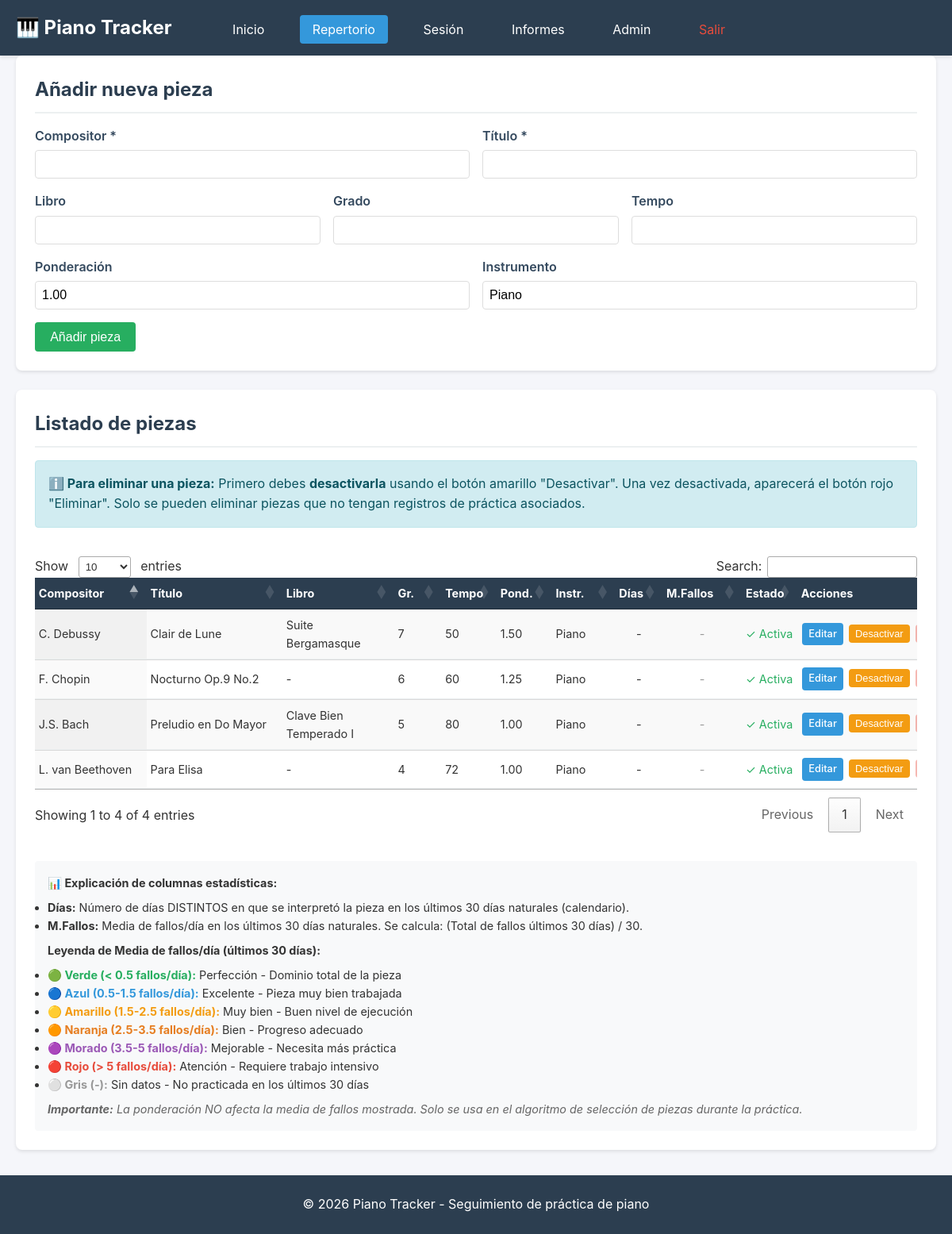
/repertorio.php (signed in), run on the app's committed database.
### tables this page shows
CREATE TABLE IF NOT EXISTS piezas (
    id INT AUTO_INCREMENT PRIMARY KEY,
    compositor VARCHAR(200) NOT NULL,
    titulo VARCHAR(300) NOT NULL,
    libro VARCHAR(200),
    grado INT,
    tempo INT,
    ponderacion DECIMAL(5,2) DEFAULT 1.00,
    instrumento VARCHAR(50) DEFAULT 'Piano',
    fecha_creacion TIMESTAMP DEFAULT CURRENT_TIMESTAMP,
    activa BOOLEAN DEFAULT TRUE,
    INDEX idx_activa (activa)
);

### repertorio.php (the view, shortened to what this page needs)
<?php
$db = getDB();
$piezaEditar = null;
$fechaLimite = date('Y-m-d', strtotime('-30 days'));
$stmt = $db->prepare("
    SELECT
        p.*,
        COALESCE(f_stats.total_fallos_30d, 0) as total_fallos_30d,
        COALESCE(f_stats.dias_practicados_30d, 0) as dias_practicados_30d,
        f_stats.media_fallos_dia
    FROM piezas p
    LEFT JOIN (
        SELECT
            f.pieza_id,
            COUNT(DISTINCT DATE(f.fecha_registro)) as dias_practicados_30d,
            SUM(f.cantidad) as total_fallos_30d,
            -- Media: total fallos / días PRACTICADOS (no 30)
            ROUND(
                SUM(f.cantidad) / NULLIF(COUNT(DISTINCT DATE(f.fecha_registro)), 0),
            2) as media_fallos_dia
        FROM fallos f
        WHERE f.fecha_registro >= :fecha_limite
        GROUP BY f.pieza_id
    ) as f_stats ON p.id = f_stats.pieza_id
    ORDER BY p.compositor, p.titulo
");
$stmt->execute([':fecha_limite' => $fechaLimite]);
$piezas = $stmt->fetchAll();
include 'includes/header.php';
?>
<link rel="stylesheet" href="https://cdn.datatables.net/1.13.7/css/jquery.dataTables.min.css">
<link rel="stylesheet" href="https://cdn.datatables.net/1.13.7/css/dataTables.bootstrap4.min.css">
<div class="card">
    <h2><?php echo $piezaEditar ? 'Editar pieza' : 'Añadir nueva pieza'; ?></h2>
    <form method="POST" action="">
        <div class="form-inline">
            <div class="form-group">
                <label for="compositor">Compositor *</label>
                <input type="text" id="compositor" name="compositor" required
                       value="<?php echo htmlspecialchars($piezaEditar['compositor'] ?? ''); ?>">
            </div>
            <div class="form-group">
                <label for="titulo">Título *</label>
                <input type="text" id="titulo" name="titulo" required
                       value="<?php echo htmlspecialchars($piezaEditar['titulo'] ?? ''); ?>">
            </div>
        </div>
        <div class="form-inline">
            <div class="form-group">
                <label for="libro">Libro</label>
                <input type="text" id="libro" name="libro"
                       value="<?php echo htmlspecialchars($piezaEditar['libro'] ?? ''); ?>">
            </div>
            <div class="form-group">
                <label for="grado">Grado</label>
                <input type="number" id="grado" name="grado" min="1" max="10"
                       value="<?php echo htmlspecialchars($piezaEditar['grado'] ?? ''); ?>">
            </div>
            <div class="form-group">
                <label for="tempo">Tempo</label>
                <input type="number" id="tempo" name="tempo" min="1" max="300"
                       value="<?php echo htmlspecialchars($piezaEditar['tempo'] ?? ''); ?>">
            </div>
        </div>
        <div class="form-inline">
            <div class="form-group">
                <label for="ponderacion">Ponderación</label>
                <input type="number" id="ponderacion" name="ponderacion" step="0.01" min="0.01" max="10"
                       value="<?php echo htmlspecialchars($piezaEditar['ponderacion'] ?? '1.00'); ?>">
            </div>
            <div class="form-group">
                <label for="instrumento">Instrumento</label>
                <input type="text" id="instrumento" name="instrumento"
                       value="<?php echo htmlspecialchars($piezaEditar['instrumento'] ?? 'Piano'); ?>">
            </div>
        </div>
        <button type="submit" class="btn btn-success">
            <?php echo $piezaEditar ? 'Actualizar pieza' : 'Añadir pieza'; ?>
        </button>
    </form>
</div>
<div class="card">
    <h2>Listado de piezas</h2>
    <div class="alert alert-info" style="margin-bottom: 1rem;">
        <strong>ℹ️ Para eliminar una pieza:</strong> Primero debes <strong>desactivarla</strong> usando el botón amarillo "Desactivar". Una vez desactivada, aparecerá el botón rojo "Eliminar". Solo se pueden eliminar piezas que no tengan registros de práctica asociados.
    </div>
    <?php if (empty($piezas)): ?>
        <p>No hay piezas en el repertorio. Añade tu primera pieza usando el formulario anterior.</p>
    <?php else: ?>
        <div class="table-wrapper">
            <table id="tablaPiezas" class="display" style="width:100%">
                <thead>
                    <tr>
                        <th>Compositor</th>
                        <th>Título</th>
                        <th>Libro</th>
                        <th>Gr.</th>
                        <th>Tempo</th>
                        <th>Pond.</th>
                        <th>Instr.</th>
                        <th title="Días practicados últimos 30 días">Días</th>
                        <th title="Media de fallos por día (últimos 30 días)">M.Fallos</th>
                        <th>Estado</th>
                        <th>Acciones</th>
                    </tr>
                </thead>
                <tbody>
                    <?php foreach ($piezas as $pieza):
                    $colorMedia = '#999';
                    $estadoTexto = 'Sin datos';
                    $instrumentoDisplay = $pieza['instrumento'];
                    if ($instrumentoDisplay === '0' || strtolower($instrumentoDisplay) === 'piano') {
                        $instrumentoDisplay = 'Piano';
                    }
                    ?>
                    <tr style="<?php echo !$pieza['activa'] ? 'opacity: 0.5;' : ''; ?>">
                        <td><?php echo htmlspecialchars($pieza['compositor']); ?></td>
                        <td><?php echo htmlspecialchars($pieza['titulo']); ?></td>
                        <td><?php echo htmlspecialchars($pieza['libro'] ?? '-'); ?></td>
                        <td><?php echo $pieza['grado'] ?? '-'; ?></td>
                        <td><?php echo $pieza['tempo'] ?? '-'; ?></td>
                        <td><?php echo number_format($pieza['ponderacion'], 2); ?></td>
                        <td><?php echo htmlspecialchars($instrumentoDisplay); ?></td>
                        <td style="text-align: center;">
                            <?php echo $pieza['dias_practicados_30d'] > 0 ? $pieza['dias_practicados_30d'] : '-'; ?>
                        </td>
                        <td style="text-align: center;" data-order="<?php echo $pieza['media_fallos_dia'] ?? 999; ?>">
                            <?php if ($pieza['media_fallos_dia'] !== null): ?>
                                <span style="color: <?php echo $colorMedia; ?>; font-weight: bold;">
                                    <?php echo number_format($pieza['media_fallos_dia'], 2); ?>
                                </span>
                                <small style="color: <?php echo $colorMedia; ?>; display: block; font-size: 0.8em;">
                                    (<?php echo $estadoTexto; ?>)
                                </small>
                            <?php else: ?>
                                <span style="color: #999;">-</span>
                            <?php endif; ?>
                        </td>
                        <td>
                            <?php echo $pieza['activa'] ?
                                '<span style="color: var(--success)">✓ Activa</span>' :
                                '<span style="color: var(--danger)">✗ Inactiva</span>'; ?>
                        </td>
                        <td style="white-space: nowrap;">
                            <a href="?editar=<?php echo $pieza['id']; ?>" class="btn btn-primary btn-small">Editar</a>
                            <form method="POST" style="display: inline;" onsubmit="return confirm('¿<?php echo $pieza['activa'] ? 'Desactivar' : 'Activar'; ?> esta pieza?');">
                                <button type="submit" class="btn <?php echo $pieza['activa'] ? 'btn-warning' : 'btn-success'; ?> btn-small">
                                    <?php echo $pieza['activa'] ? 'Desactivar' : 'Activar'; ?>
                                </button>
                            </form>
                            <?php if ($pieza['activa']): ?>
                            <button type="button" class="btn btn-danger btn-small" disabled title="Primero debes desactivar la pieza">
                            </button>
                            <?php endif; ?>
                        </td>
                    </tr>
                    <?php endforeach; ?>
                </tbody>
            </table>
        </div>
        <div style="margin-top: 1rem; padding: 1rem; background: #f8f9fa; border-radius: 4px; font-size: 0.9rem;">
            <strong>📊 Explicación de columnas estadísticas:</strong>
            <ul style="margin-top: 0.5rem; margin-bottom: 0.5rem;">
                <li><strong>Días:</strong> Número de días DISTINTOS en que se interpretó la pieza en los últimos 30 días naturales (calendario).</li>
                <li><strong>M.Fallos:</strong> Media de fallos/día en los últimos 30 días naturales. Se calcula: (Total de fallos últimos 30 días) / 30.</li>
            </ul>
            <strong>Leyenda de Media de fallos/día (últimos 30 días):</strong>
            <ul style="margin-top: 0.5rem; margin-bottom: 0;">
                <li><span style="color: #27ae60; font-weight: bold;">🟢 Verde (&lt; 0.5 fallos/día):</span> Perfección - Dominio total de la pieza</li>
                <li><span style="color: #3498db; font-weight: bold;">🔵 Azul (0.5-1.5 fallos/día):</span> Excelente - Pieza muy bien trabajada</li>
                <li><span style="color: #f39c12; font-weight: bold;">🟡 Amarillo (1.5-2.5 fallos/día):</span> Muy bien - Buen nivel de ejecución</li>
                <li><span style="color: #e67e22; font-weight: bold;">🟠 Naranja (2.5-3.5 fallos/día):</span> Bien - Progreso adecuado</li>
                <li><span style="color: #9b59b6; font-weight: bold;">🟣 Morado (3.5-5 fallos/día):</span> Mejorable - Necesita más práctica</li>
                <li><span style="color: #e74c3c; font-weight: bold;">🔴 Rojo (&gt; 5 fallos/día):</span> Atención - Requiere trabajo intensivo</li>
                <li><span style="color: #999; font-weight: bold;">⚪ Gris (-):</span> Sin datos - No practicada en los últimos 30 días</li>
            </ul>
            <p style="margin-top: 0.5rem; margin-bottom: 0; color: #666;">
                <em><strong>Importante:</strong> La ponderación NO afecta la media de fallos mostrada. Solo se usa en el algoritmo de selección de piezas durante la práctica.</em>
            </p>
        </div>
    <?php endif; ?>
</div>
<?php include 'includes/footer.php'; ?>

### includes/header.php (shortened to what this page needs)
<!DOCTYPE html>
<html lang="es">
<head>
    <link rel="stylesheet" href="/piano/assets/css/style.css">
</head>
<body>
    <header>
        <nav>
            <div class="container">
                <h1>🎹 Piano Tracker</h1>
                <ul class="nav-menu">
                    <li><a href="index.php" <?php echo basename($_SERVER['PHP_SELF']) == 'index.php' ? 'class="active"' : ''; ?>>Inicio</a></li>
                    <li><a href="repertorio.php" <?php echo basename($_SERVER['PHP_SELF']) == 'repertorio.php' ? 'class="active"' : ''; ?>>Repertorio</a></li>
                    <li><a href="sesion.php" <?php echo basename($_SERVER['PHP_SELF']) == 'sesion.php' ? 'class="active"' : ''; ?>>Sesión</a></li>
                    <li><a href="informes.php" <?php echo basename($_SERVER['PHP_SELF']) == 'informes.php' ? 'class="active"' : ''; ?>>Informes</a></li>
                    <li><a href="admin.php" <?php echo basename($_SERVER['PHP_SELF']) == 'admin.php' ? 'class="active"' : ''; ?>>Admin</a></li>
                    <li><a href="logout.php" style="color: #e74c3c;">Salir</a></li>
                </ul>
            </div>
        </nav>
    </header>
    <main class="container">

### includes/footer.php (shortened to what this page needs)
    </main>
    <footer>
        <div class="container">
            <p>&copy; <?php echo date('Y'); ?> Piano Tracker - Seguimiento de práctica de piano</p>
        </div>
    </footer>
</body>
</html>

### assets/css/style.css (style rules this page uses)
* { margin: 0; padding: 0; box-sizing: border-box; }
:root { --primary: #2c3e50; --secondary: #3498db; --success: #27ae60; --danger: #e74c3c; --warning: #f39c12; --light: #ecf0f1; --dark: #34495e; --white: #ffffff; }
body { font-family: -apple-system, BlinkMacSystemFont, 'Segoe UI', Roboto, 'Helvetica Neue', Arial, sans-serif; line-height: 1.6; color: #333; background: #f5f6fa; }
.container { max-width: 1200px; margin: 0 auto; padding: 0 20px; }
header { background: var(--primary); color: var(--white); padding: 1rem 0; box-shadow: 0 2px 5px rgba(0,0,0,0.1); }
header h1 { display: inline-block; margin-right: 2rem; }
.nav-menu { display: inline-block; list-style: none; }
.nav-menu li { display: inline-block; margin-left: 1.5rem; }
.nav-menu a { color: var(--white); text-decoration: none; padding: 0.5rem 1rem; border-radius: 4px; transition: background 0.3s; }
.nav-menu a:hover, .nav-menu a.active { background: var(--secondary); }
main { padding: 2rem 0; min-height: calc(100vh - 160px); }
.card { background: var(--white); border-radius: 8px; padding: 1.5rem; margin-bottom: 1.5rem; box-shadow: 0 2px 4px rgba(0,0,0,0.1); }
.card h2 { margin-bottom: 1rem; color: var(--primary); border-bottom: 2px solid var(--light); padding-bottom: 0.5rem; }
.form-group { margin-bottom: 1rem; }
.form-group label { display: block; margin-bottom: 0.3rem; font-weight: 600; color: var(--dark); }
.form-group input, .form-group select, .form-group textarea { width: 100%; padding: 0.5rem; border: 1px solid #ddd; border-radius: 4px; font-size: 1rem; }
.form-inline { display: flex; gap: 1rem; align-items: flex-end; }
.form-inline .form-group { flex: 1; }
.btn { display: inline-block; padding: 0.6rem 1.2rem; border: none; border-radius: 4px; cursor: pointer; font-size: 1rem; text-decoration: none; transition: all 0.3s; font-weight: 500; }
.btn-primary { background: var(--secondary); color: var(--white); }
.btn-success { background: var(--success); color: var(--white); }
.btn-danger { background: var(--danger); color: var(--white); }
.btn-warning { background: var(--warning); color: var(--white); }
.btn-small { padding: 0.4rem 0.8rem; font-size: 0.9rem; }
.table-wrapper { overflow-x: auto; margin-top: 1rem; max-width: 100%; }
table { width: 100%; border-collapse: collapse; margin-top: 1rem; table-layout: auto; }
table th, table td { padding: 0.6rem 0.4rem; text-align: left; border-bottom: 1px solid var(--light); }
table th { background: var(--primary); color: var(--white); font-weight: 600; font-size: 0.9rem; }
.alert { padding: 1rem; border-radius: 4px; margin-bottom: 1rem; }
.alert-info { background: #d1ecf1; border: 1px solid #bee5eb; color: #0c5460; }
footer { background: var(--primary); color: var(--white); text-align: center; padding: 1.5rem 0; margin-top: 2rem; }

### repertorio.php (style rules this page uses)
#tablaPiezas { font-size: 0.9rem; }
#tablaPiezas th, #tablaPiezas td { padding: 0.5rem 0.3rem !important; }
#tablaPiezas .btn-small { padding: 0.25rem 0.5rem; font-size: 0.8rem; margin: 0.1rem; }
.btn:disabled { opacity: 0.4; cursor: not-allowed; }
.table-wrapper { overflow-x: auto; max-width: 100%; }
#tablaPiezas { width: 100% !important; table-layout: fixed; }

### data on the page
piezas: compositor "C. Debussy", titulo "Clair de Lune", libro "Suite Bergamasque", grado "7", tempo "50", ponderacion "1.50", instrumento "Piano", activa "✓ Activa"
piezas: compositor "F. Chopin", titulo "Nocturno Op.9 No.2", libro "-", grado "6", tempo "60", ponderacion "1.25", instrumento "Piano", activa "✓ Activa"
piezas: compositor "J.S. Bach", titulo "Preludio en Do Mayor", libro "Clave Bien Temperado I", grado "5", tempo "80", ponderacion "1.00", instrumento "Piano", activa "✓ Activa"
piezas: compositor "L. van Beethoven", titulo "Para Elisa", libro "-", grado "4", tempo "72", ponderacion "1.00", instrumento "Piano", activa "✓ Activa"
